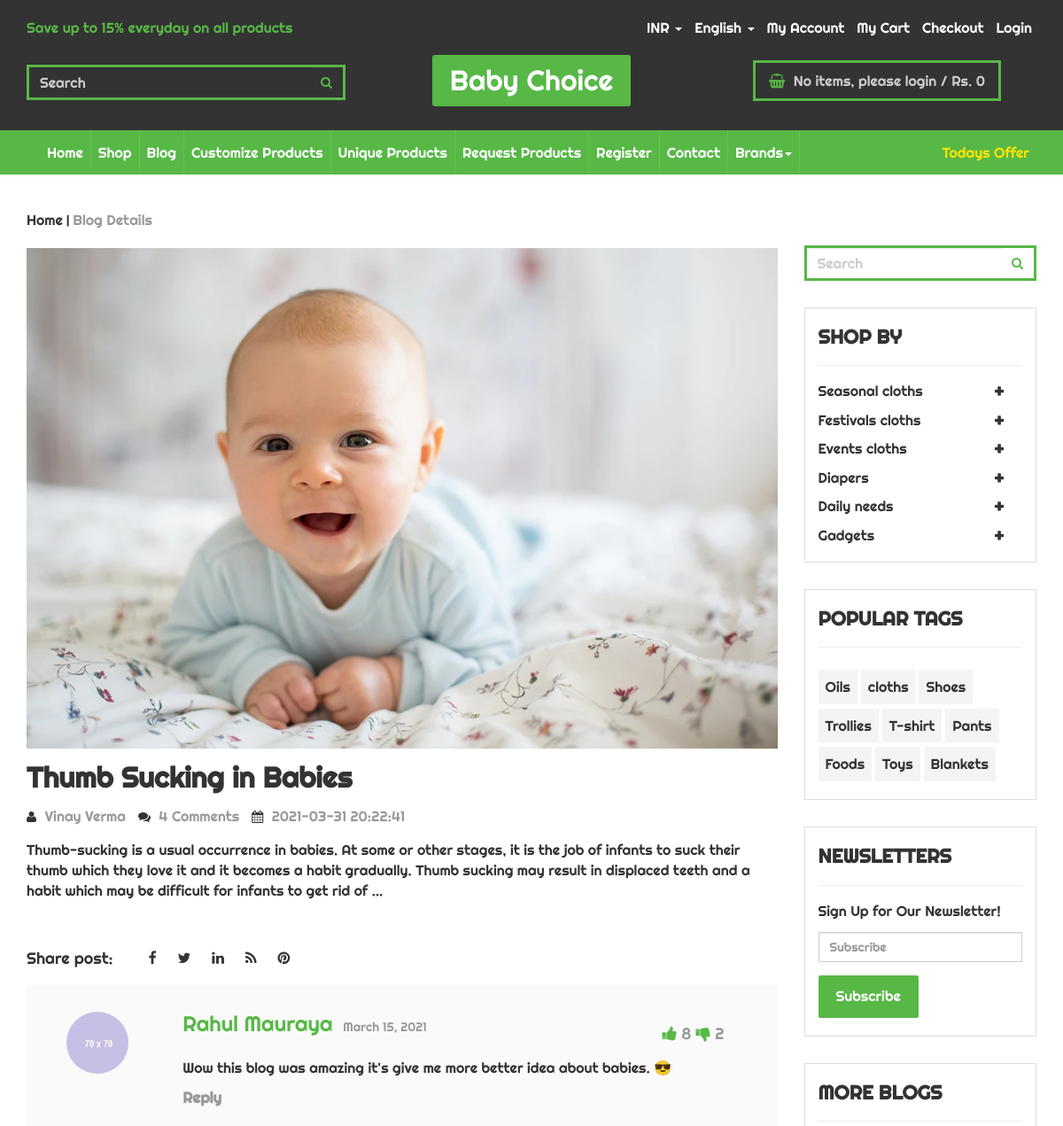
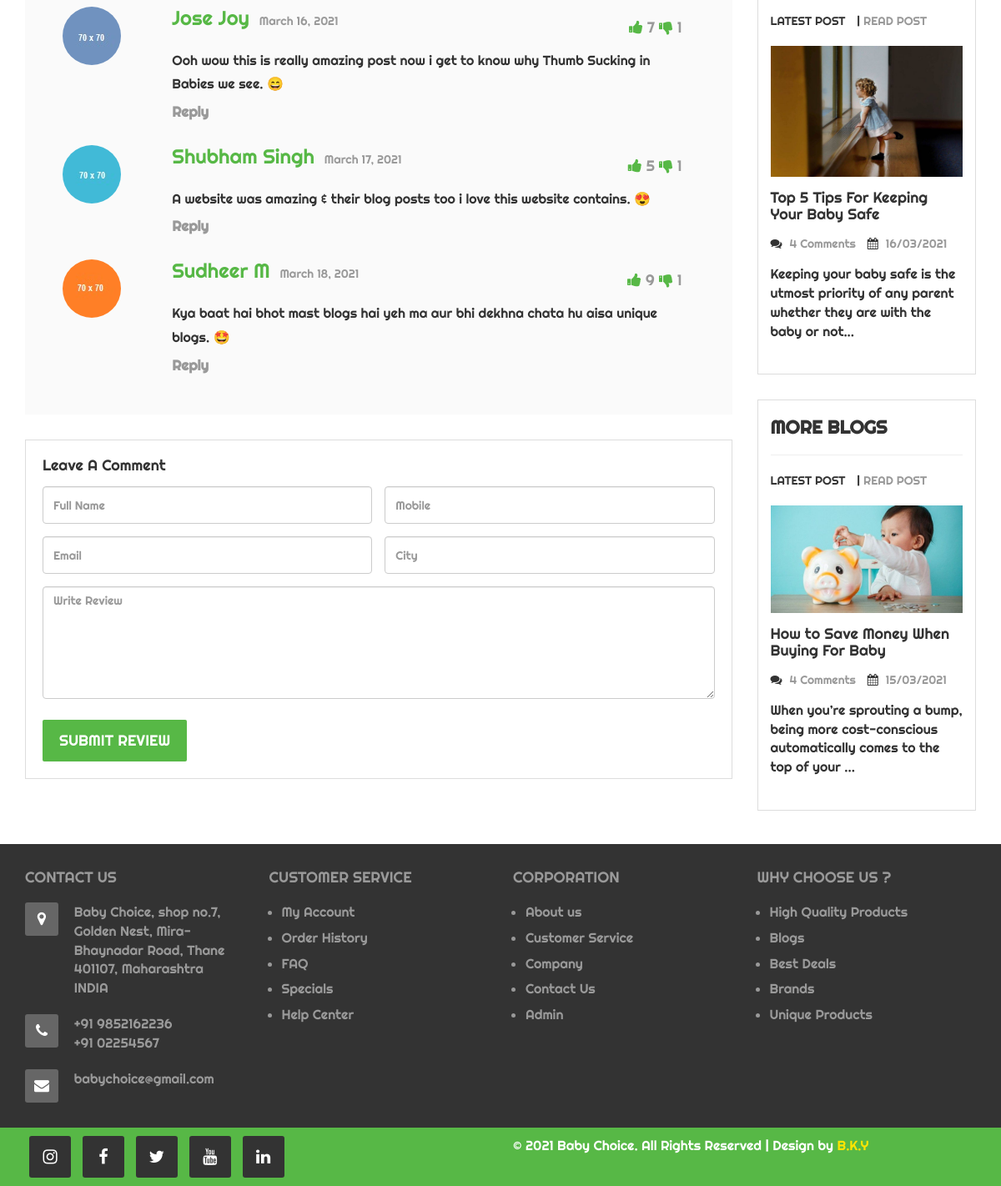
The app's page /blog_detail.php?blog=1 with its own data (2 pictures, top to bottom).
### tables this page shows
CREATE TABLE `blogs` (
  `blog_id` int(7) NOT NULL,
  `blog_title` varchar(255) NOT NULL,
  `blog_description` text NOT NULL,
  `blog_author` varchar(255) NOT NULL,
  `blog_image` varchar(255) NOT NULL,
  `blog_time` datetime NOT NULL DEFAULT current_timestamp(),
  `blog_date` datetime NOT NULL DEFAULT current_timestamp()
);

### blog_detail.php (the view, shortened to what this page needs)
<?php
include 'header.php';
?>
<!DOCTYPE html>
<html lang="en">
<head>
  <link href="css/bootstrap.min.css" rel="stylesheet">
  <link href="css/global.css" rel="stylesheet">
  <link href="css/blog_detail.css" rel="stylesheet">
  <link rel="stylesheet" type="text/css" href="css/font-awesome.min.css" />
</head>
<body>
  <section id="center" class="clearfix center_product">
    <div class="container">
      <div class="row">
        <div class="center_p1 clearfix">
          <div class="col-sm-9">
            <div class="center_p1i clearfix">
              <ul class="mgt">
                <li><a href="index.php">Home</a></li> |
                <li class="col_2">Blog Details</li>
              </ul>
              <?php
							$blogid = $_GET['blog'];
							$sql = "SELECT * FROM `blogs` WHERE `blog_id` = $blogid";
							$result = mysqli_query($conn, $sql);
							$row = mysqli_fetch_assoc($result);
							$blog_title = $row['blog_title'];
							$blog_description = $row['blog_description'];
							$blog_author = $row['blog_author'];
							$blog_image = $row['blog_image'];
							$blog_date = $row['blog_date'];
							echo '      </div><br>
            <div class="blog_1 mgt clearfix">
              <a href="#"><img src="img/' . $blog_image . '" class="iw" alt="abc"></a>
              <h3><a href="#">' . $blog_title . '</a></h3>
              <ul>
                <li><i class="fa fa-user"></i> ' . $blog_author . '</li>
                <li><i class="fa fa-comments"></i> 4 Comments</li>
                <li><i class="fa fa-calendar"></i> ' . $blog_date . '</li>
              </ul>
              <p>' . $blog_description . '</p>
              <br>
              <br>';
							?>
            </div>
            <div class="detail_1 clearfix">
              <h5>Share post:</h5>
              <ul>
                <li><a href="#"><i class="fa fa-facebook"></i></a></li>
                <li><a href="#"><i class="fa fa-twitter"></i></a></li>
                <li><a href="#"><i class="fa fa-linkedin"></i></a></li>
                <li><a href="#"><i class="fa fa-rss"></i></a></li>
                <li><a href="#"><i class="fa fa-pinterest"></i></a></li>
              </ul>
            </div>
            <div class="article_page_left_inner_5 clearfix">
              <div class="article_page_left_inner_5_inner clearfix">
                <div class="col-sm-2">
                  <div class="article_page_left_inner_5_inner_left">
                    <img class="img-circle" src="img/48.jpg">
                  </div>
                </div>
                <div class="col-sm-10">
                  <div class="article_page_left_inner_5_inner_right">
                    <div class="clearfix">
                      <div class="col-sm-6 space_left">
                        <h6 class="mgt">Rahul Mauraya <span>March 15, 2021</span></h6>
                      </div>
                      <div class="col-sm-6 text-right">
                        <h5>
                          <i class="fa fa-thumbs-up"></i>
                          <span>8</span>
                          <i class="fa fa-thumbs-down"></i>
                          <span>2</span>
                        </h5>
                      </div>
                    </div>
                    <p>
                      Wow this blog was amazing it's give me more better idea about babies. 😎 </p>
                    <h3><a href="#">Reply</a></h3>
                  </div>
                </div>
              </div>
              <div class="article_page_left_inner_5_inner clearfix">
                <div class="col-sm-2">
                  <div class="article_page_left_inner_5_inner_left">
                    <img class="img-circle" src="img/49.jpg">
                  </div>
                </div>
                <div class="col-sm-10">
                  <div class="article_page_left_inner_5_inner_right">
                    <div class="clearfix">
                      <div class="col-sm-6 space_left">
                        <h6 class="mgt">Jose Joy <span>March 16, 2021</span></h6>
                      </div>
                      <div class="col-sm-6 text-right">
                        <h5>
                          <i class="fa fa-thumbs-up"></i>
                          <span>7</span>
                          <i class="fa fa-thumbs-down"></i>
                          <span>1</span>
                        </h5>
                      </div>
                    </div>
                    <p>
                      Ooh wow this is really amazing post now i get to know why Thumb Sucking in Babies we see. 😄 </p>
                    <h3><a href="#">Reply</a></h3>
                  </div>
                </div>
              </div>
              <div class="article_page_left_inner_5_inner clearfix">
                <div class="col-sm-2">
                  <div class="article_page_left_inner_5_inner_left">
                    <img class="img-circle" src="img/50.jpg">
                  </div>
                </div>
                <div class="col-sm-10">
                  <div class="article_page_left_inner_5_inner_right">
                    <div class="clearfix">
                      <div class="col-sm-6 space_left">
                        <h6 class="mgt">Shubham Singh <span>March 17, 2021</span></h6>
                      </div>
                      <div class="col-sm-6 text-right">
                        <h5>
                          <i class="fa fa-thumbs-up"></i>
                          <span>5</span>
                          <i class="fa fa-thumbs-down"></i>
                          <span>1</span>
                        </h5>
                      </div>
                    </div>
                    <p>
                      A website was amazing & their blog posts too i love this website contains. 😍 </p>
                    <h3><a href="#">Reply</a></h3>
                  </div>
                </div>
              </div>
              <div class="article_page_left_inner_5_inner clearfix">
                <div class="col-sm-2">
                  <div class="article_page_left_inner_5_inner_left">
                    <img class="img-circle" src="img/51.jpg">
                  </div>
                </div>
                <div class="col-sm-10">
                  <div class="article_page_left_inner_5_inner_right">
                    <div class="clearfix">
                      <div class="col-sm-6 space_left">
                        <h6 class="mgt">Sudheer M <span> March 18, 2021</span></h6>
                      </div>
                      <div class="col-sm-6 text-right">
                        <h5>
                          <i class="fa fa-thumbs-up"></i>
                          <span>9</span>
                          <i class="fa fa-thumbs-down"></i>
                          <span>1</span>
                        </h5>
                      </div>
                    </div>
                    <p>
                      Kya baat hai bhot mast blogs hai yeh ma aur bhi dekhna chata hu aisa unique blogs. 🤩 </p>
                    <h3><a href="#">Reply</a></h3>
                  </div>
                </div>
              </div>
            </div>
            <div class="detail_hli3 clearfix">
              <h5 class="mgt">Leave A Comment</h5>
              <div class="detail_hli3i clearfix">
                <div class="col-sm-6 space_left">
                  <input class="form-control" placeholder="Full Name" type="text">
                </div>
                <div class="col-sm-6 space_left">
                  <input class="form-control" placeholder="Mobile" type="text">
                </div>
              </div>
              <div class="detail_hli3i clearfix">
                <div class="col-sm-6 space_left">
                  <input class="form-control" placeholder="Email" type="text">
                </div>
                <div class="col-sm-6 space_left">
                  <input class="form-control" placeholder="City" type="text">
                </div>
              </div>
              <div class="detail_hli3i clearfix">
                <div class="col-sm-12 space_left">
                  <textarea class="form-control form_1" placeholder="Write Review"></textarea>
                </div>
              </div>
              <h5><a class="button" href="#">SUBMIT REVIEW</a></h5>
            </div>
          </div>
          <div class="col-sm-3">
            <div class="top_2l center_3l1o clearfix">
              <div class="input-group">
                <input type="text" class="form-control" placeholder="Search">
                <span class="input-group-btn">
                  <button class="btn btn-primary" type="button">
                    <i class="fa fa-search"></i></button>
                </span>
              </div>
            </div>
            <div class="center_3l1 clearfix">
              <h4 class="mgt">SHOP BY</h4>
              <hr>
              <div class="ziehharmonika">
                <h3 data-prefix="★" class=""><a href="#">Seasonal cloths</a>
                  <div class="collapseIcon">+</div>
                </h3>
                <h3 data-prefix="★"><a href="#">Festivals cloths</a>
                  <div class="collapseIcon">+</div>
                </h3>
                <h3 data-prefix="★" class=""><a href="#">Events cloths</a>
                  <div class="collapseIcon">+</div>
                </h3>
                <h3 data-prefix="★"><a href="#">Diapers</a>
                  <div class="collapseIcon">+</div>
                </h3>
                <h3 data-prefix="★" class=""><a href="#">Daily needs</a>
                  <div class="collapseIcon">+</div>
                </h3>
                <h3 data-prefix="★"><a href="#">Gadgets</a>
                  <div class="collapseIcon">+</div>
                </h3>
              </div>
            </div>
            <div class="center_3l1 clearfix">
              <h4 class="mgt">POPULAR TAGS</h4>
              <hr>
              <div class="center_3l1io clearfix">
                <ul class="mgt">
                  <li><a href="#">Oils</a></li>
                  <li><a href="#">cloths</a></li>
                  <li><a href="#">Shoes</a></li>
                  <li><a href="#">Trollies</a></li>
                  <li><a href="#">T-shirt</a></li>
                  <li><a href="#">Pants</a></li>
                  <li><a href="#">Foods</a></li>
                  <li><a href="#">Toys</a></li>
                  <li><a href="#">Blankets</a></li>
                </ul>
              </div>
            </div>
            <div class="center_3l1 clearfix">
              <h4 class="mgt">NEWSLETTERS</h4>
              <hr>
              <h6>Sign Up for Our Newsletter!</h6>
              <input class="form-control" placeholder="Subscribe" type="text">
              <h6><a class="button mgt" href="#">Subscribe</a></h6>
            </div>
            <div class="blog_right clearfix">
              <h4 class="mgt">MORE BLOGS</h4>
              <hr>
              <div class="center_p1i clearfix">
                <ul class="mgt">
                  <li><a href="blog_detail.php">LATEST POST</a></li> |
                  <li><a class="col_2" href="blog_detail.php">READ POST</a></li>
                </ul>
              </div><br>
              <img src="img/35.jpg" class="iw" alt="abc">
              <h5><a href="blog_detail.php">Top 5 Tips For Keeping Your Baby Safe</a></h5>
              <ul>
                <li><i class="fa fa-comments"></i> 4 Comments</li>
                <li><i class="fa fa-calendar"></i> 16/03/2021</li>
              </ul>
              <p>Keeping your baby safe is the utmost priority of any parent whether they are with the baby or not...
              </p><br>
            </div>
            <div class="blog_right clearfix">
              <h4 class="mgt">MORE BLOGS</h4>
              <hr>
              <div class="center_p1i clearfix">
                <ul class="mgt">
                  <li><a href="blog_detail.php">LATEST POST</a></li> |
                  <li><a class="col_2" href="blog_detail.php">READ POST</a></li>
                </ul>
              </div><br>
              <img src="img/36.jpg" class="iw" alt="abc">
              <h5><a href="blog_detail.php">How to Save Money When Buying For Baby</a></h5>
              <ul>
                <li><i class="fa fa-comments"></i> 4 Comments</li>
                <li><i class="fa fa-calendar"></i> 15/03/2021</li>
              </ul>
              <p>When you’re sprouting a bump, being more cost-conscious automatically comes to the top of your ...</p>
              <br>
            </div>
          </div>
        </div>
      </div>
    </div>
  </section>
</body>
</html>
<?php
include 'footer.php';
?>

### css/global.css (style rules this page uses)
body { font-family: 'Righteous', cursive; }
h1,h2,h3,h4,h5,h6 { padding:0; margin:0; }
ul { padding:0; margin:0; list-style:none; margin-top:15px; }
p { padding:0; margin:0; font-size:16px; margin-top:15px; }
h3 { font-size:32px; margin-top:15px; font-weight:bold; }
h4 { font-size:22px; margin-top:15px; font-weight:bold; }
h5 { font-size:18px; margin-top:15px; }
h6 { font-size:16px; margin-top:15px; }
.space_left { padding-left:0; }
.iw { width:100%; }
.button { background:#57b846; display:inline-block; color:#fff; padding:15px 20px!important; margin-top:10px; border-radius:2px; }
.mgt { margin-top:0!important; }
.col_2 { color:#999; }
.top_2l .form-control { border:none; background:none; font-size:16px; }
.top_2l ::placeholder { color: #ccc; opacity: 1; }
.top_2l .input-group { border:3px solid #57b846; }
.top_2l .btn { border:none; background:none; color: #57b846; font-weight:bold; }

### css/blog_detail.css (style rules this page uses)
.center_product { padding-top:40px; padding-bottom:40px; }
.center_p1i ul li { display:inline-block; }
.center_3l1 { border:1px solid #ddd; padding:20px 15px; margin-top:30px; }
.center_3l1o { margin-top:40px; }
.center_3l1 .form-control { margin-top:15px; border-radius:0; }
.center_3l1io ul li { display:inline-block; margin-top:5px; font-size:16px; }
.center_3l1io ul li a { padding:8px; display:block; background:#f4f4f4; }
.ziehharmonika h3 { cursor: pointer; padding-right: 40px; transition: 0.25s all; position: relative; font-size:16px; font-weight:100; }
.ziehharmonika .collapseIcon { position: absolute; right: 20px; top: 45%; font-size: 24px; font-weight: 300; -ms-transform: translate(0, -50%); transform: translate(0, -50%); }
.blog_1 ul li { display:inline-block; margin-right:10px; color:#999; }
.blog_1 ul li i { margin-right:5px; font-size:14px; color:#333; }
.blog_1 { margin-top:30px; }
.blog_right { border:1px solid #ddd; padding:20px 15px; margin-top:30px; }
.blog_right ul li { display:inline-block; margin-right:10px; color:#999; font-size:14px; }
.blog_right ul li i { margin-right:5px; font-size:14px; color:#333; }
.detail_1 h5 { display:inline-block; float:left; margin-right:40px; }
.detail_1 ul li { display:inline-block; margin-right:20px; }
.article_page_left_inner_5 { background:#fafafa; padding:30px 30px 20px 30px; margin-top:20px; }
.article_page_left_inner_5_inner_right h6 { color:#57b846; font-size:24px; }
.article_page_left_inner_5_inner_right h6 span { color: #999; margin-left: 5px; font-size: 14px; font-weight:100; }
.article_page_left_inner_5_inner_right h5 { color: #999; }
.article_page_left_inner_5_inner_right h5 i { cursor:pointer; color:#57b846; }
.article_page_left_inner_5_inner_right p { margin-top:15px; line-height:1.8em; }
.article_page_left_inner_5_inner_right h3 { margin-top:10px; }
.article_page_left_inner_5_inner_right h3 a { color: #999; font-size:17px; }
.article_page_left_inner_5_inner { margin-bottom:30px; }
.detail_hli3 { padding:20px 5px 20px 20px; border:1px solid #ddd; margin-top:30px; }
.detail_hli3i { margin-top:15px; }
.detail_hli3i .form-control { height:45px; }
.detail_hli3i .form_1 { height:135px; }

### records on screen
blogs: blog_image (picture), blog_title "Thumb Sucking in Babies", blog_author "Vinay Verma", blog_date "2021-03-31 20:22:41", blog_description "Thumb-sucking is a usual occurrence in babies. At some or other stages, it is the job of infants to suck their thumb which they love it and it becomes a habit gradually. Thumb sucking may result in displaced teeth and a habit which may be difficult for infants to get rid of ..."
